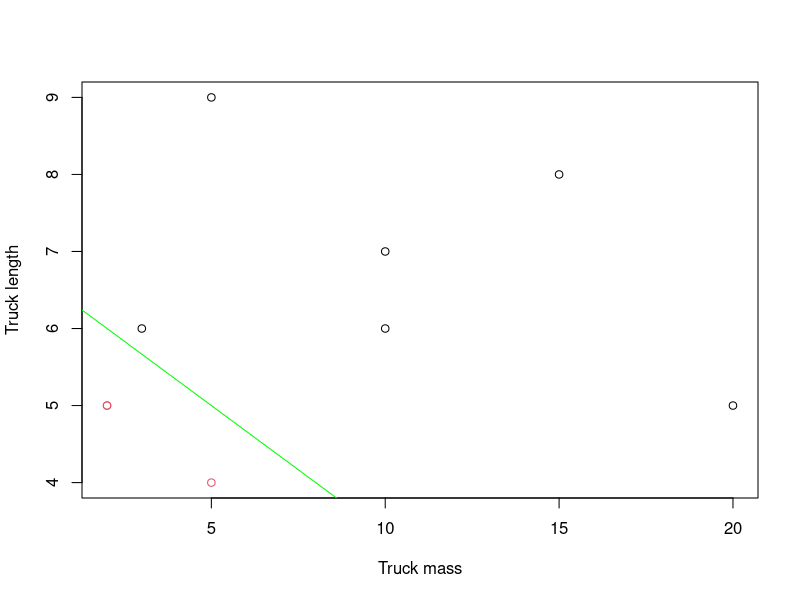
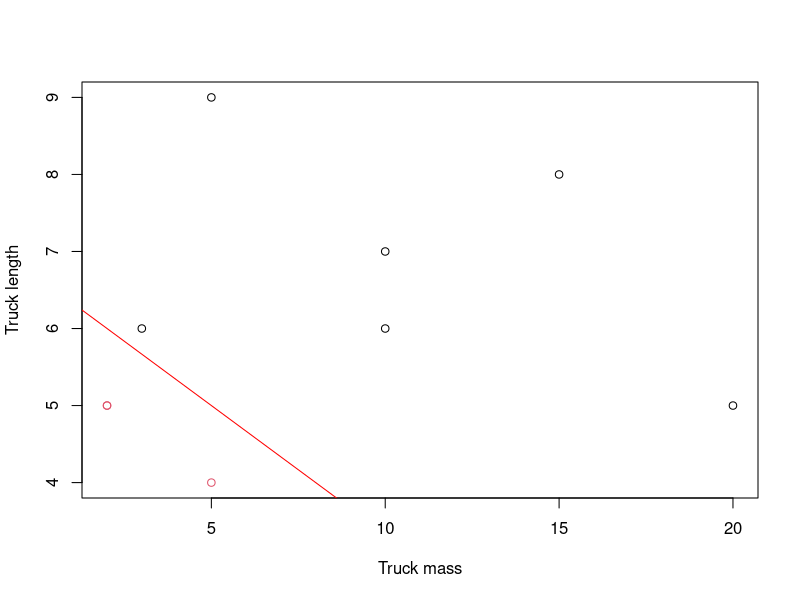

The R script that drew these images, in order:
## ---- chunk 1
knitr::opts_chunk$set(fig.align="center", echo=TRUE, warning=FALSE, message=FALSE)
## ---- chunk 2
mass = c(10, 20, 5, 2, 2, 3, 10, 15, 5) 
length = c(6, 5, 4, 5, 5, 6, 7, 8, 9) 
class = c("lorry", "lorry", "van", "van", "van", "lorry", "lorry", "lorry", "lorry") 
df = data.frame(mass, length, class)

df
## ---- chunk 3
weighted.sum = function(a, b) {
  sum(a * b) 
}
## ---- chunk 4
binary.step = function(a, b) {
  output = apply(a, 1, weighted.sum, b)   
  return(ifelse(output < 0, 0, 1))
}
## ---- chunk 5
p.binary = function(a, d, learning.rate=1) {  
  W = c(0, 0, 0) # initialize W
  k = 0 # count updates
  made.mistake = TRUE # to enter the while loop (error!=0)
  while (made.mistake) {
    made.mistake = FALSE
    yk = binary.step(a, W)
    for (i in 1:nrow(a)) {
      if (d[i] != yk[i]) {
        W = W + learning.rate * (d[i] - yk[i]) * a[i,]
        k = k + 1
        made.mistake = TRUE
        break
      }
    }
  }
  return(list(W = W, updates = k))	
}
## ---- chunk 6
df$class_num = ifelse(df$class == 'lorry', 0, 1)

X_train = cbind(1, df$mass, df$length)
y_train = df$class_num

pred_class_binary  = p.binary(X_train, y_train)
pred_class_binary
## ---- chunk 7
plot(df$mass, df$length, pch = 21,
     col = factor(df$class_num), 
     xlab = "Truck mass", ylab = "Truck length")

abline(-pred_class_binary$W[1] / pred_class_binary$W[3], -pred_class_binary$W[2] / pred_class_binary$W[3], col = "green")
## ---- chunk 8
bipolar.step = function(a, b) {
  output = apply(a, 1, weighted.sum, b)   
  return(ifelse(output < 0, -1, +1))
}
## ---- chunk 9
p.bipolar = function(a, d, learning.rate=1) {
  W = c(0, 0, 0) # initialize W
  k = 0 # count updates
  made.mistake = TRUE # to enter the while loop (error!=0)
  while (made.mistake) {
    made.mistake = FALSE
    yk = bipolar.step(a, W)
    for (i in 1:nrow(a)) {
      if (d[i] != yk[i]) {
        W = W + learning.rate * (d[i] - yk[i]) * a[i,]
        k = k + 1
        made.mistake = TRUE
        break
      }
    }
  }
  return(list(W = W, updates = k))	
}
## ---- chunk 10
df$class_num = ifelse(df$class == 'lorry', -1, 1)

X_train = cbind(1, df$mass, df$length)
y_train = df$class_num

pred_class_bipolar  = p.bipolar(X_train, y_train)
pred_class_bipolar
## ---- chunk 11
plot(df$mass, df$length, pch = 21,
     col = factor(df$class_num), 
     xlab = "Truck mass", ylab = "Truck length")

abline(-pred_class_bipolar$W[1] / pred_class_bipolar$W[3], -pred_class_bipolar$W[2] / pred_class_bipolar$W[3], col = "red")
## ---- chunk 12
new_df = cbind(1, 6, 6)

binary.step(new_df, pred_class_binary$W)
bipolar.step(new_df, pred_class_bipolar$W)
